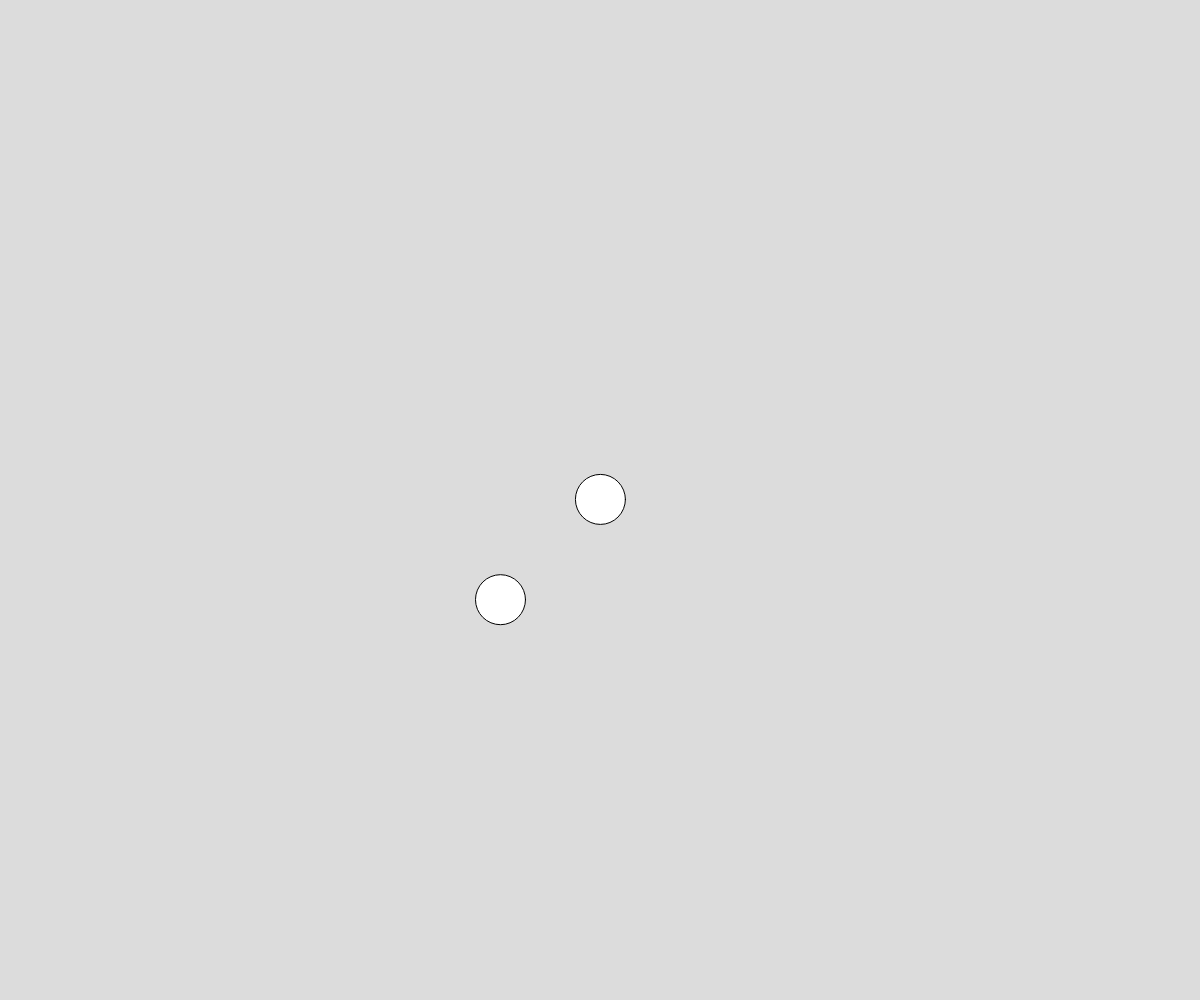
Frame 1 (no input)
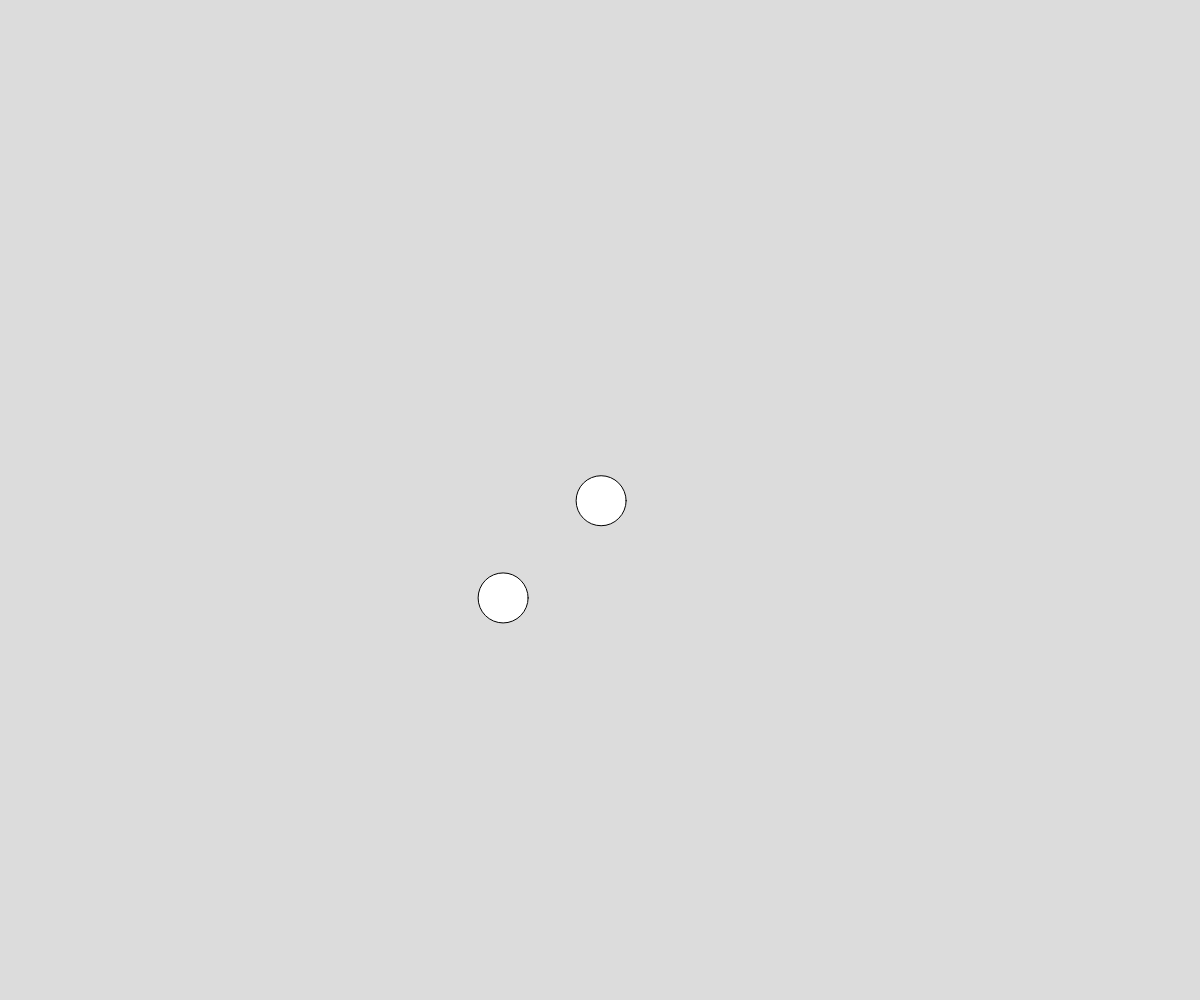
Frame 60 (no input)
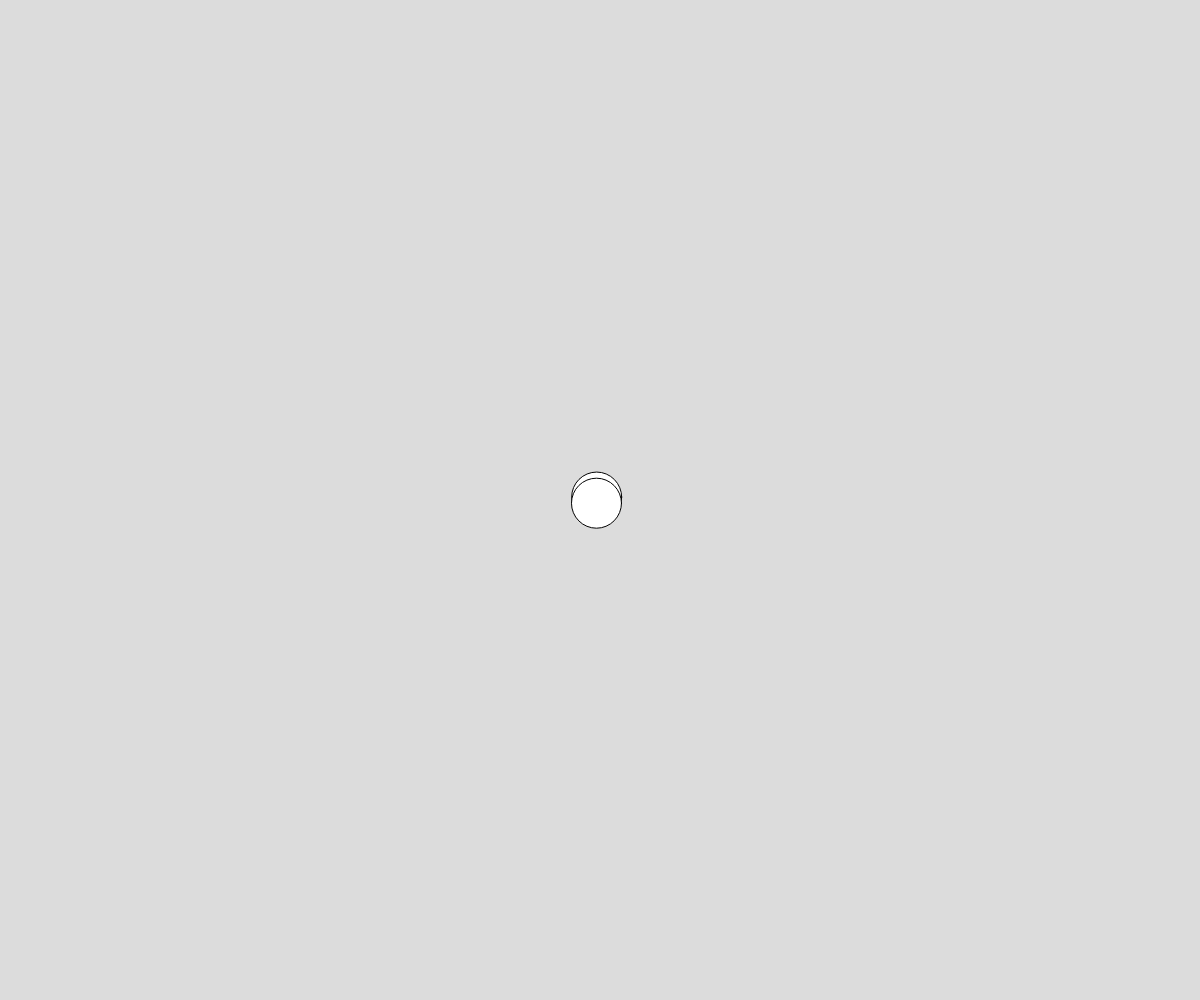
Frame 120 (the mouse pressed at the canvas centre since frame 60)

The p5.js sketch that drew these frames (run headless with seeded random() and noise() and a simulated clock; from frame 60 on, the mouse is pressed at the canvas centre):

// p5.js sketch
// ── sketch.js
let x, y;
let x1 , y1

function setup() {
  createCanvas(windowWidth, windowHeight);
  x = width * 0.5;
  y = height * 0.5;
  x1 = height * 0.5;
  y1 = width * 0.5;
}

function windowResized() {
  resizeCanvas(windowWidth, windowHeight);
}

function draw() {
  background(220);
//add a little wiggle to the circle's position
  x += random(-1, 1);
  y += random(-1, 1);
  x1 += random(-1, 1);
  y1 += random(-1, 1);
  circle(x, y, 50);
  circle(x1, y1, 50);

}

function mousePressed() {
  x = mouseX;
  y = mouseY;
  x1 = mouseX;
  y1 = mouseY;
}
